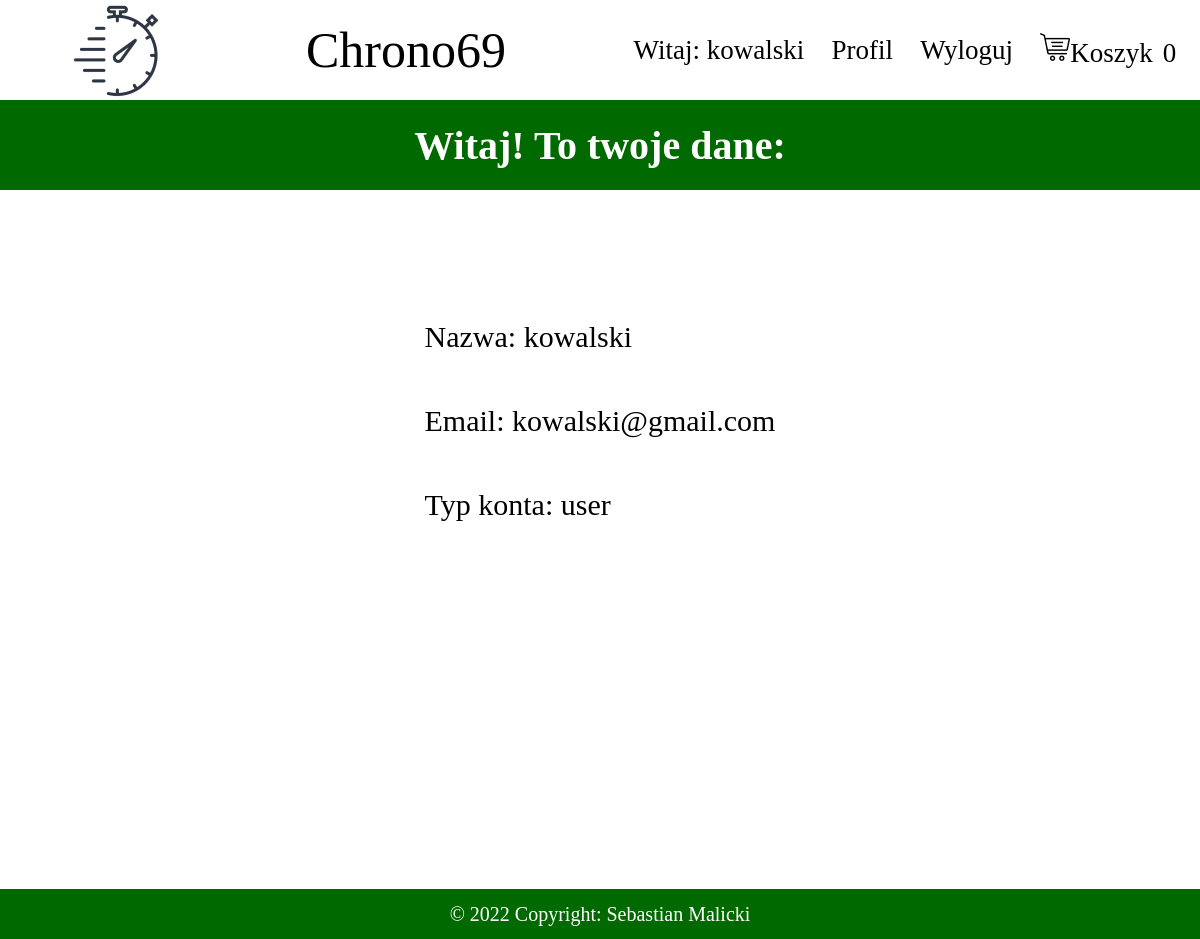
/profile.php (signed in), run on the app's committed database.
### tables this page shows
CREATE TABLE `users` (
  `id` int(11) NOT NULL,
  `nickname` varchar(40) NOT NULL,
  `password` varchar(128) NOT NULL,
  `email` varchar(50) NOT NULL,
  `role_id` int(11) NOT NULL
);

CREATE TABLE `role` (
  `id` int(11) NOT NULL,
  `type` varchar(40) NOT NULL
);

### profile.php (the view, shortened to what this page needs)
<head>
</head>
<?php
    include_once './header.php';
?>
    <div id="profile">
        <h2>Witaj! To twoje dane:</h2><br>
        <div id="profile-content">
            <?php
                $name = $_SESSION["name"];
                $sql = "SELECT nickname, email, role_id, role.id, role.type AS type FROM users JOIN role ON users.role_id = role.id WHERE nickname = '$name'";
                $result = $connect->query($sql);
                $row = $result->fetch_assoc();
                echo '<p>Nazwa: '.$row["nickname"].'</p>';
                echo '<p>Email: '.$row["email"].'</p>';
                echo '<p>Typ konta: '.$row["type"].'</p>';
            ?>
        </div>
    </div>
</body>
    <?php
        include_once 'footer.php';
    ?>
</html>

### style.css (style rules this page uses)
body { width: 100%; margin: 0; }
h2 { width: 100%; height: 90px; display: flex; align-items: center; justify-content: center; padding-top: 100px; margin: 0; font-size: 40px; color: white; background-color: #006900; }
#profile { width: 100%; height: 100px; display: flex; justify-content: center; align-items: center; flex-wrap: wrap; font-size: 30px; }
#profile p { width: 100%; padding: 10px; display: flex; justify-content: flex-start; align-items: center; flex-wrap: wrap; }
#profile p:nth-of-type(1) { padding-top: 100px; }

### data on the page
users: nickname "kowalski", email "kowalski@gmail.com", role.type "user"

### other printed values
$_SESSION['name'] "kowalski"
